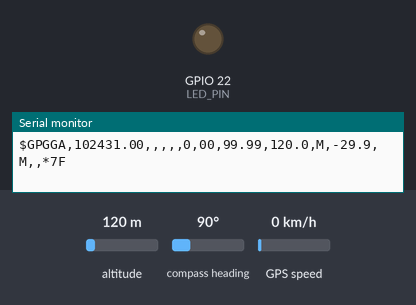
A sketch run on a simulated ESP32. On the bench: output pins drawn as LEDs (lit = HIGH), the last lines printed to the serial monitor. Inputs (shaded band) come from the test bench; at power-on: altitude 120 m, compass heading 90°, GPS speed 0 km/h. The GPS gets a fix after 3 s at 37.7749, -122.4194 with 8 satellites.

Above: at 1.2 s.
1.3 s: altitude set to 20 m
At 3.9 s:
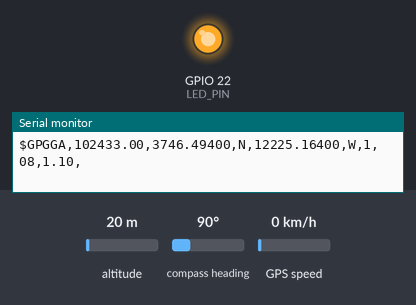
4.5 s: compass heading set to 180°
6.6 s: GPS speed set to 2 km/h
Timing chart, 0 to 9.6 s (numbered marks = the images above; inputs shaded):
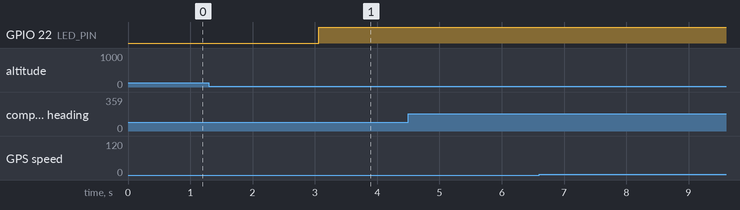

The sketch:

gps_test.ino
```cpp
#include <EEPROM.h>
#include <SPI.h>
#include "TinyGPS++.h"

#define GNSS_BUF_SIZE 128
#define LED_PIN 22
#define RXD2 16
#define TXD2 17
#define DEBUG true

#define DEBUG_PRINT(x) \
  do { \
    if (DEBUG) \
      Serial.print(x); \
  } while (0)

#define DEBUG_PRINT_LN(x) \
  do { \
    if (DEBUG) \
      Serial.println(x); \
  } while (0)

TinyGPSPlus gps;

void setup() {
  // LED
  pinMode(LED_PIN, OUTPUT);
  // Initialize Serial
  Serial.begin(115200);
  // Initialize HW Serial to NEO
  Serial2.begin(9600, SERIAL_8N1, RXD2, TXD2);

  DEBUG_PRINT_LN("Initialization Complete!");
}

void loop() {
  static char gnss_data[GNSS_BUF_SIZE];
  static size_t gnss_len = 0;

  // Read from NEO serial
  while (Serial2.available()) {
    int raw_data = Serial2.read();
    gps.encode(raw_data);
    // leave room for the null terminator
    if (gnss_len < GNSS_BUF_SIZE - 1) {
      gnss_data[gnss_len++] = (char)raw_data;
    }
  }

  gnss_data[gnss_len] = '\0';

  DEBUG_PRINT(gnss_data);
  gnss_len = 0;

  // Check fix and set LED status
  if (gps.location.isValid()) {
    digitalWrite(LED_PIN, HIGH);
  } else {
    digitalWrite(LED_PIN, LOW);
  }

  delay(1000);
}
```
